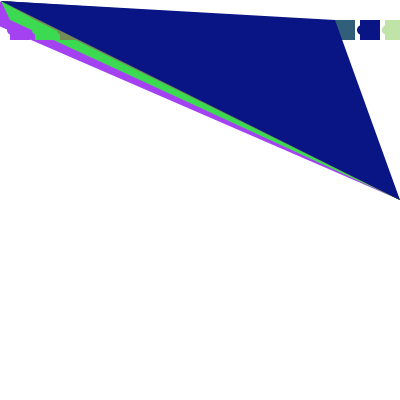
Frame 1 (no input)
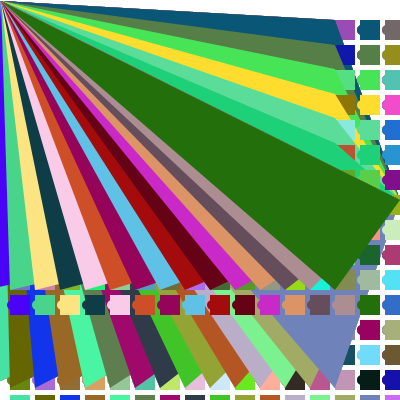
Frame 60 (the mouse pressed at the canvas centre just before this capture)
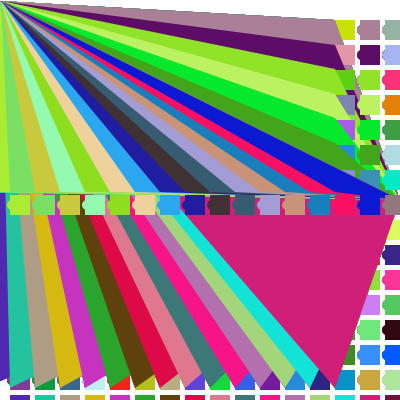
Frame 120 (the mouse held since frame 60 and released just before this capture)

The Processing sketch that drew these frames (run headless with seeded random() and noise(); from frame 60 on, the mouse is pressed at the canvas centre):

// Processing sketch: processing_90815
// ── processing_90815.pde

//Jennifer Kang
//jmkang
//©jennifer kang
//Hw_8


int x, y, tX, tY, dia;
void setup ( )
{
  size (400,400);
  background (255);
  dia=20;
  x=20;
  y=20;
  tX=25;
  tY=30;
  loop ();
  frameRate (20);  
  
 

}



void draw() {
  whiletxPhase ( );
  y = ( y + tX ) % height; 
}

void whiletxPhase ( )
{
  int x = 10;
  while (x<width)
  {
    noStroke ( );
    triangle (x-50,y-y/50,width, height/2, dia/20,dia/20);
    line (x+10,y+5,width/10, height/2, dia/2,dia/10);
    fill (random(255), random(255), random(255));
    ellipse (x+2,y+10,dia*.5,dia*.5);
    // rect(x,y,width,height);
    rect (x,y,dia,dia);
    
       ellipse( frameCount%width, mouseY,  mouseX-mouseY, mouseY- mouseX);

    x=x+tX;
  }
}


void keyPressed ( )
{
 if (key == ' '){

   background (255);
 fill (random(255), random(255), random(255) );
 }

}







 // rect (frameCount % width, width/2, 30, 30);
